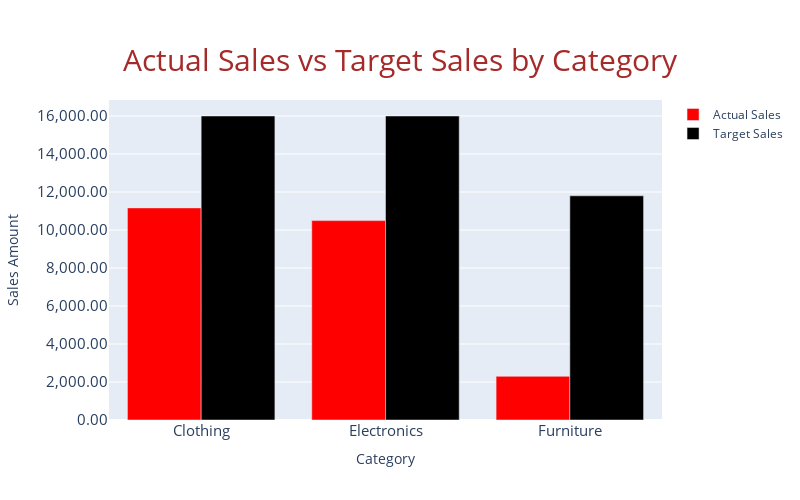

Notebook source saved alongside this figure:
### Code cell
act_vs_tar_fig.update_layout(barmode = 'group',
                         autosize = False,
                        width = 800,
                        height = 500)
act_vs_tar_fig.update_layout(title = dict(text = 'Actual Sales vs Target Sales by Category',
                                          x = 0.5,
                                          y = 0.9,
                                          font_size = 30,
                                          font_color = 'brown'),
                             xaxis = dict(title = 'Category',
                                         titlefont_size = 21,
                                         tickfont_size = 15),
                            yaxis = dict(title = 'Sales Amount',
                                        titlefont_size = 21,
                                        tickfont_size = 15))
act_vs_tar_fig.update_layout(yaxis_tickformat = ',.2f')
act_vs_tar_fig.show()

### Figure 1 — Plotly figure (JSON) as saved in the notebook; plotly's stock layout.template omitted (floating-point values rounded to 4 significant figures)
{"data": [{"marker": {"color": "red"}, "name": "Actual Sales", "type": "bar", "x": ["Clothing", "Electronics", "Furniture"], "y": [11163, 10494, 2298]}, {"marker": {"color": "black"}, "name": "Target Sales", "type": "bar", "x": ["Clothing", "Electronics", "Furniture"], "y": [16000, 16000, 11800]}], "layout": {"autosize": false, "barmode": "group", "height": 500, "title": {"font": {"color": "brown", "size": 30}, "text": "Actual Sales vs Target Sales by Category", "x": 0.5, "y": 0.9}, "width": 800, "xaxis": {"autorange": true, "range": [-0.5, 2.5], "tickfont": {"size": 15}, "title": {"text": "Category"}, "type": "category"}, "yaxis": {"autorange": true, "range": [0, 16840.0], "tickfont": {"size": 15}, "tickformat": ",.2f", "title": {"text": "Sales Amount"}, "type": "linear"}}}
